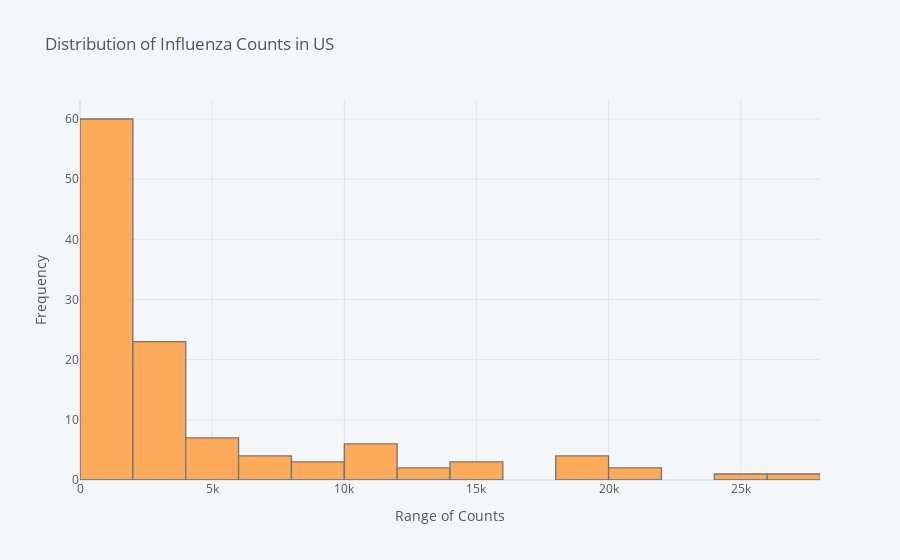

Notebook source saved alongside this figure:
### Code cell
#1b
#Histogram of US_df data, showing the distribution in various buckets
US_df["value"].iplot(kind = "histogram", xTitle = "Range of Counts", yTitle = "Frequency", title = "Distribution of Influenza Counts in US")

### Figure 1 — Plotly figure (JSON) as saved in the notebook; plotly's stock layout.template omitted (floating-point values rounded to 4 significant figures)
{"data": [{"histfunc": "count", "histnorm": "", "marker": {"color": "rgba(255, 153, 51, 1.0)", "line": {"color": "#4D5663", "width": 1.3}}, "name": "value", "opacity": 0.8, "orientation": "v", "type": "histogram", "x": [2337, 2860, 3957, 4951, 5445, 5911, 7268, 9113, 10500, 10454, 10767, 11018, 11317, 12448, 12801, 15291, 18938, 21030, 15134, 9886, 7178, 5752, 4240, 3422, 2695, 1974, 1610, 1474, 1218, 1116, 1089, 959, 820, 803, 872, 773, 742, 701, 680, 657, 609, 710, 671, 802, 816, 855, 923, 933, 942, 903, 974, 910, 909, 986, 1058, 1200, 1276, 1300, 1428, 1373, 1496, 1657, 1901, 2178, 2410, 3069, 4489, 7231, 14101, 19448, 19632, 21612, 24098, 26602, 18163, 10894, 8521, 6303, 4108, 2243, 1618, 1276, 891, 696, 658, 615, 601, 576, 574, 572, 623, 619, 708, 861, 884, 1170, 1486, 1890, 2286, 2802, 2846, 3219, 3219, 3252, 3347, 3588, 3441, 3287, 3149, 3061, 2760, 2223, 1889, 1669, 1512, 1237]}], "layout": {"barmode": "overlay", "legend": {"bgcolor": "#F5F6F9", "font": {"color": "#4D5663"}}, "paper_bgcolor": "#F5F6F9", "plot_bgcolor": "#F5F6F9", "title": {"font": {"color": "#4D5663"}, "text": "Distribution of Influenza Counts in US"}, "xaxis": {"gridcolor": "#E1E5ED", "showgrid": true, "tickfont": {"color": "#4D5663"}, "title": {"font": {"color": "#4D5663"}, "text": "Range of Counts"}, "zerolinecolor": "#E1E5ED"}, "yaxis": {"gridcolor": "#E1E5ED", "showgrid": true, "tickfont": {"color": "#4D5663"}, "title": {"font": {"color": "#4D5663"}, "text": "Frequency"}, "zerolinecolor": "#E1E5ED"}}}
